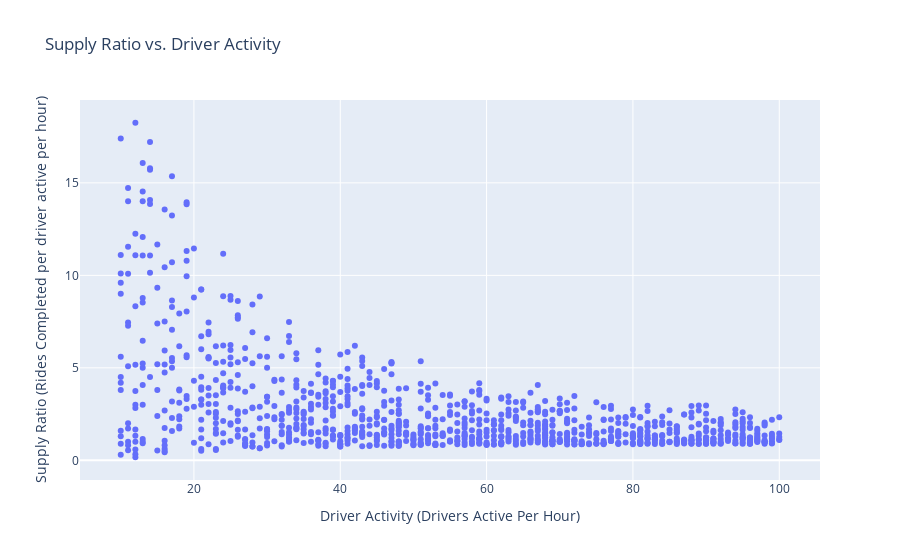

Write notebook code for a chart like this one.
### Code cell
fig = go.Figure()
fig.add_trace(go.Scatter(x=data['Drivers Active Per Hour'], 
                         y=data['supply_ratio'], mode='markers'))
fig.update_layout(
    title='Supply Ratio vs. Driver Activity',
    xaxis_title='Driver Activity (Drivers Active Per Hour)',
    yaxis_title="Supply Ratio (Rides Completed per driver active per hour)")
fig.show()

### Figure 1 — Plotly figure (JSON) as saved in the notebook; plotly's stock layout.template omitted (floating-point values rounded to 4 significant figures; data arrays with more than 128 entries replaced by an {"elided": "..."} marker saying what was removed)
{"data": [{"mode": "markers", "type": "scatter", "x": {"elided": "1045 int values"}, "y": {"elided": "1045 float values"}}], "layout": {"title": {"text": "Supply Ratio vs. Driver Activity"}, "xaxis": {"title": {"text": "Driver Activity (Drivers Active Per Hour)"}}, "yaxis": {"title": {"text": "Supply Ratio (Rides Completed per driver active per hour)"}}}}
